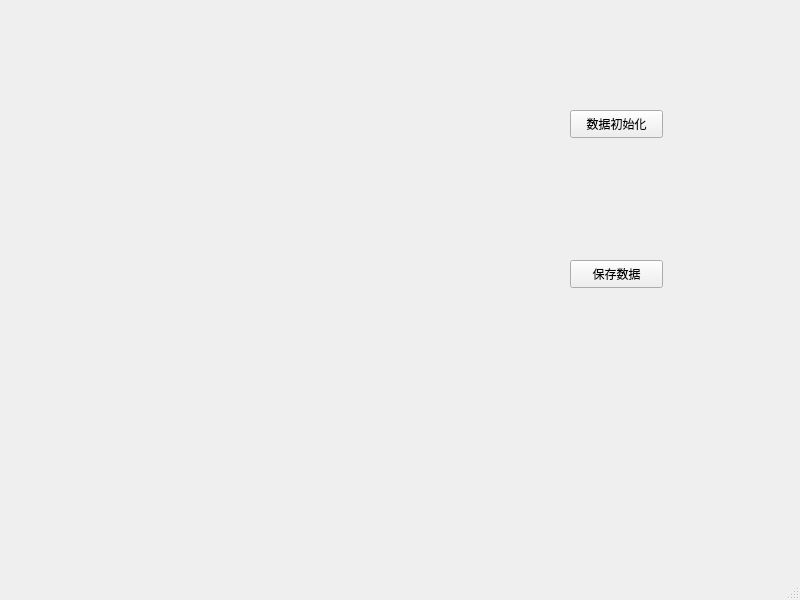
<?xml version="1.0" encoding="UTF-8"?>
<ui version="4.0">
 <class>MainWindow</class>
 <widget class="QMainWindow" name="MainWindow">
  <property name="geometry">
   <rect>
    <x>0</x>
    <y>0</y>
    <width>800</width>
    <height>600</height>
   </rect>
  </property>
  <property name="windowTitle">
   <string>MainWindow</string>
  </property>
  <widget class="QWidget" name="centralwidget">
   <widget class="DataTableWidget" name="pandastablewidget" native="true">
    <property name="geometry">
     <rect>
      <x>40</x>
      <y>70</y>
      <width>431</width>
      <height>441</height>
     </rect>
    </property>
   </widget>
   <widget class="QPushButton" name="pushButton">
    <property name="geometry">
     <rect>
      <x>570</x>
      <y>110</y>
      <width>93</width>
      <height>28</height>
     </rect>
    </property>
    <property name="text">
     <string>数据初始化</string>
    </property>
   </widget>
   <widget class="QPushButton" name="pushButton_2">
    <property name="geometry">
     <rect>
      <x>570</x>
      <y>260</y>
      <width>93</width>
      <height>28</height>
     </rect>
    </property>
    <property name="text">
     <string>保存数据</string>
    </property>
   </widget>
  </widget>
  <widget class="QMenuBar" name="menubar">
   <property name="geometry">
    <rect>
     <x>0</x>
     <y>0</y>
     <width>800</width>
     <height>26</height>
    </rect>
   </property>
  </widget>
  <widget class="QStatusBar" name="statusbar"/>
 </widget>
 <customwidgets>
  <customwidget>
   <class>DataTableWidget</class>
   <extends>QWidget</extends>
   <header>qtpandas.views.DataTableView</header>
   <container>1</container>
  </customwidget>
 </customwidgets>
 <resources/>
 <connections/>
</ui>
